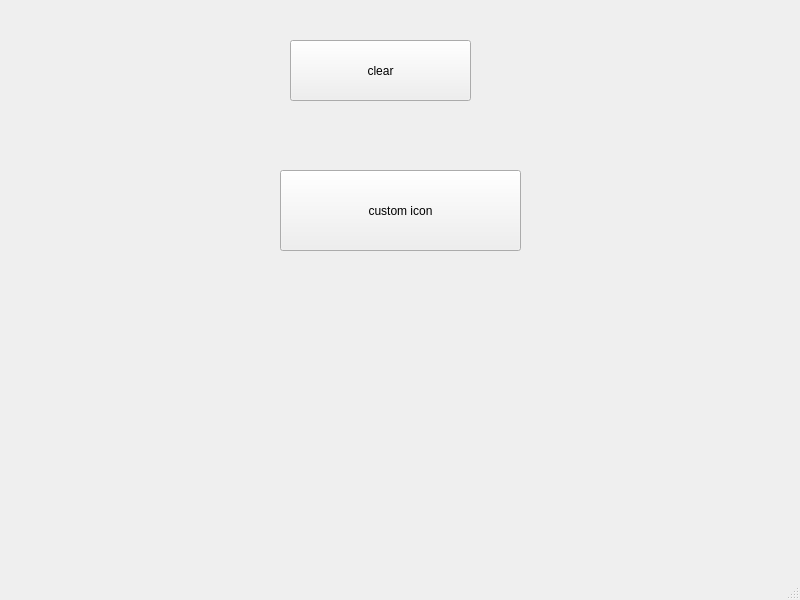
<?xml version="1.0" encoding="UTF-8"?>
<ui version="4.0">
 <class>MainWindow</class>
 <widget class="QMainWindow" name="MainWindow">
  <property name="geometry">
   <rect>
    <x>0</x>
    <y>0</y>
    <width>800</width>
    <height>600</height>
   </rect>
  </property>
  <property name="windowTitle">
   <string>MainWindow</string>
  </property>
  <widget class="QWidget" name="centralwidget">
   <widget class="QPushButton" name="pushButton">
    <property name="geometry">
     <rect>
      <x>290</x>
      <y>40</y>
      <width>181</width>
      <height>61</height>
     </rect>
    </property>
    <property name="text">
     <string>clear</string>
    </property>
    <property name="icon">
     <iconset theme="QIcon::ThemeIcon::EditClear"/>
    </property>
   </widget>
   <widget class="QPushButton" name="pushButton_2">
    <property name="geometry">
     <rect>
      <x>280</x>
      <y>170</y>
      <width>241</width>
      <height>81</height>
     </rect>
    </property>
    <property name="text">
     <string>custom icon</string>
    </property>
    <property name="icon">
     <iconset>
      <normalon>:/icons/iconfolder/broom-solid-full.svg</normalon>
     </iconset>
    </property>
    <property name="iconSize">
     <size>
      <width>37</width>
      <height>39</height>
     </size>
    </property>
   </widget>
  </widget>
  <widget class="QMenuBar" name="menubar">
   <property name="geometry">
    <rect>
     <x>0</x>
     <y>0</y>
     <width>800</width>
     <height>25</height>
    </rect>
   </property>
  </widget>
  <widget class="QStatusBar" name="statusbar"/>
 </widget>
 <resources/>
 <connections/>
</ui>
